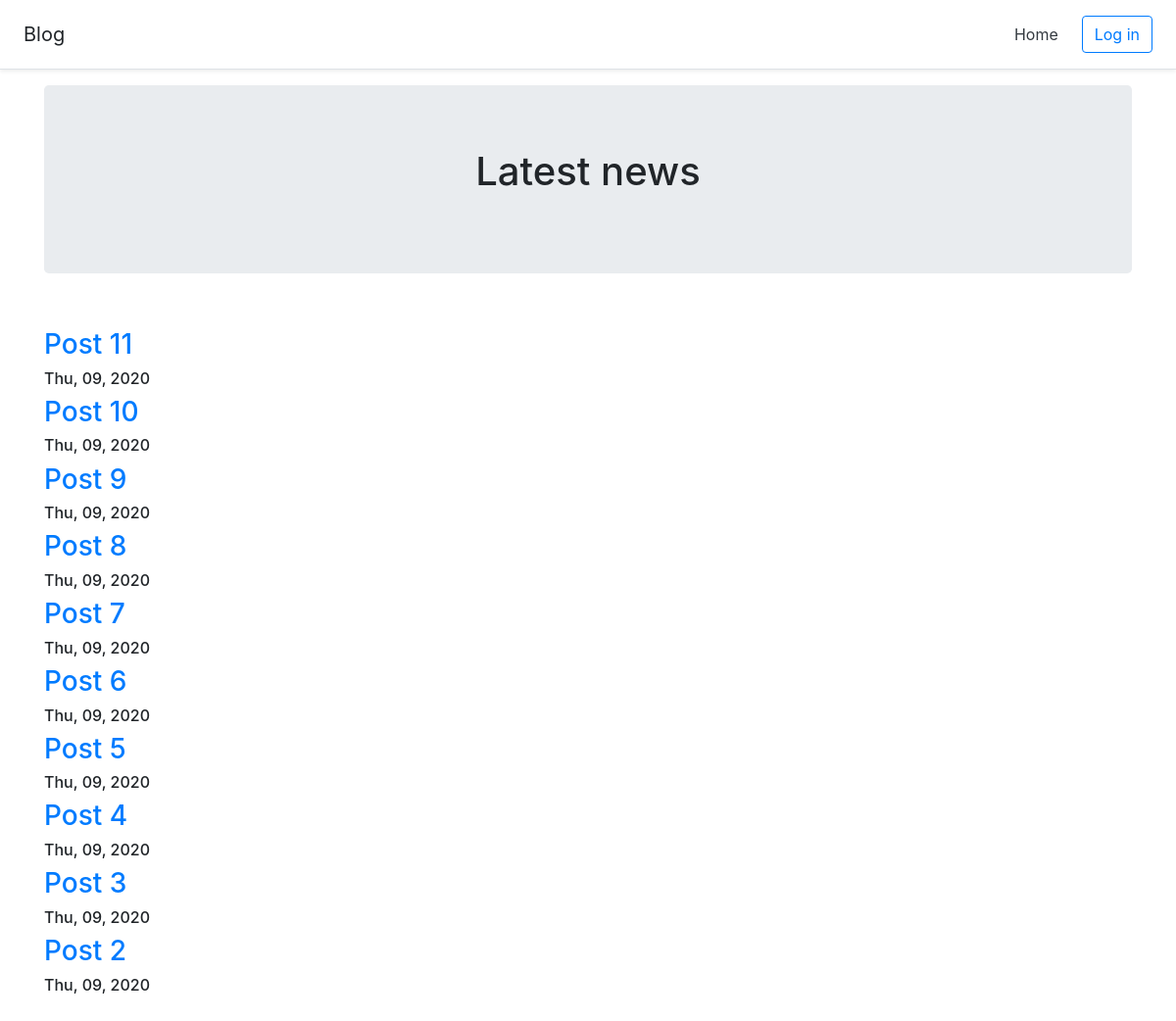
The page / on the database its author committed.
### blog/models.py (models this page shows, shortened)
class News(models.Model):
    title = models.CharField(max_length=50)
    text_news = RichTextUploadingField()
    author_text = models.CharField(max_length=50)
    pub_date = models.DateTimeField()
    created_date = models.DateTimeField(default=timezone.now)
    is_public = models.BooleanField(default=False)
    image = models.ImageField(upload_to='images/', blank=True)

### blog/templates/blog/home.html (shortened to what this page needs)
{% extends 'blog/base.html' %}
{% block content %}
<section class="jumbotron text-center">
    <div class="container">
      <h1 class="jumbotron-heading">Latest news</h1>
        </div>
  </section>
      <br>
        {% for post in object_list %}
            {% if post.is_public == True %}
                <a href="{{post.id}}"><h3>{{post.title}}</h3></a>
                <h6>{{post.pub_date|date:"D, m, Y"}}</h6>
            {% endif %}
        {% endfor %}
{% endblock %}

### blog/templates/blog/base.html (shortened to what this page needs)
<!doctype html>
<html lang="ru" xmlns="http://www.w3.org/1999/html">
<head>
    <link rel="stylesheet" href="https://stackpath.bootstrapcdn.com/bootstrap/4.5.0/css/bootstrap.min.css">
</head>
<body>
       <div class="d-flex flex-column flex-md-row align-items-center p-3 px-md-4 mb-3 bg-white border-bottom shadow-sm">
      <h5 class="my-0 mr-md-auto font-weight-normal">Blog</h5>
      <nav class="my-2 my-md-0 mr-md-3">
        <a class="p-2 text-dark" href="{% url 'home' %}">Home</a>
      </nav>
       {% if user.is_authenticated %}
        <a class="btn btn-outline-primary" href="{% url 'logout' %}">Log out</a>
           <span style="padding: 0px 5px;">&nbsp;</span>
           <a href="admin/" class="p-3 text-dark">Admin Panel</a>
        <p1>Username: <br>{{ user.username }}  </p1>
      {% else %}
        <a class="btn btn-outline-primary" href="{% url 'login' %}">Log in</a>
      {% endif %}
</div>
    <div class="container">
    {% block content %}{% endblock %}
    </div>
</body>
</html>

### rows shown on the page
News: title "Post 11", pub_date "Thu, 09, 2020"
News: title "Post 10", pub_date "Thu, 09, 2020"
News: title "Post 9", pub_date "Thu, 09, 2020"
News: title "Post 8", pub_date "Thu, 09, 2020"
News: title "Post 7", pub_date "Thu, 09, 2020"
News: title "Post 6", pub_date "Thu, 09, 2020"
News: title "Post 5", pub_date "Thu, 09, 2020"
News: title "Post 4", pub_date "Thu, 09, 2020"
News: title "Post 3", pub_date "Thu, 09, 2020"
News: title "Post 2", pub_date "Thu, 09, 2020"
